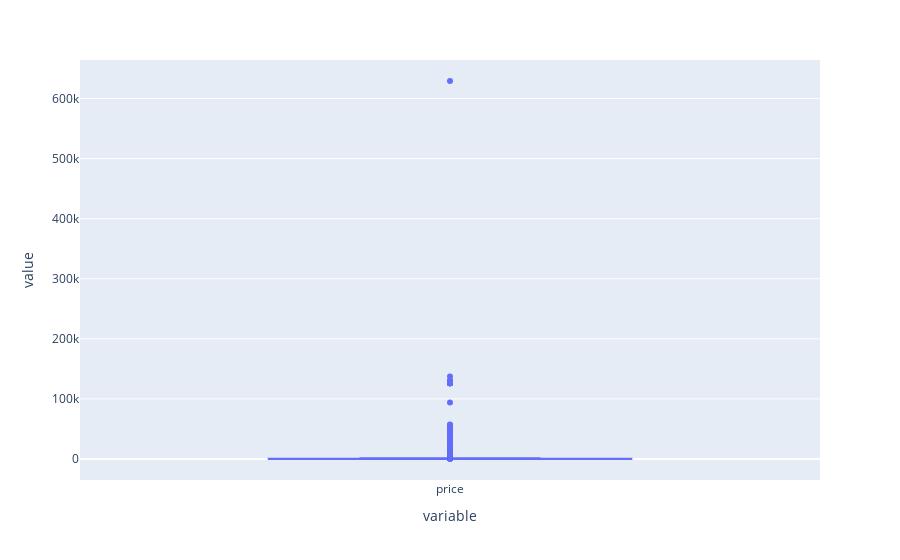

The notebook cell this image was saved under:
### Markdown cell above
Now, we can understand the distribution of the variable. The boxplot below shows the outliers.

### Code cell
fig = px.box(df['price'])
fig.show()

### Figure 1 — Plotly figure (JSON) as saved in the notebook; plotly's stock layout.template omitted (floating-point values rounded to 4 significant figures; data arrays with more than 128 entries replaced by an {"elided": "..."} marker saying what was removed)
{"data": [{"alignmentgroup": "True", "hovertemplate": "variable=%{x}<br>value=%{y}<extra></extra>", "legendgroup": "", "marker": {"color": "#636efa"}, "name": "", "notched": false, "offsetgroup": "", "orientation": "v", "showlegend": false, "type": "box", "x": {"elided": "26628 str values"}, "x0": " ", "xaxis": "x", "y": {"elided": "26628 int values"}, "y0": " ", "yaxis": "y"}], "layout": {"boxmode": "group", "legend": {"tracegroupgap": 0}, "margin": {"t": 60}, "xaxis": {"anchor": "y", "domain": [0, 1], "title": {"text": "variable"}}, "yaxis": {"anchor": "x", "domain": [0, 1], "title": {"text": "value"}}}}
